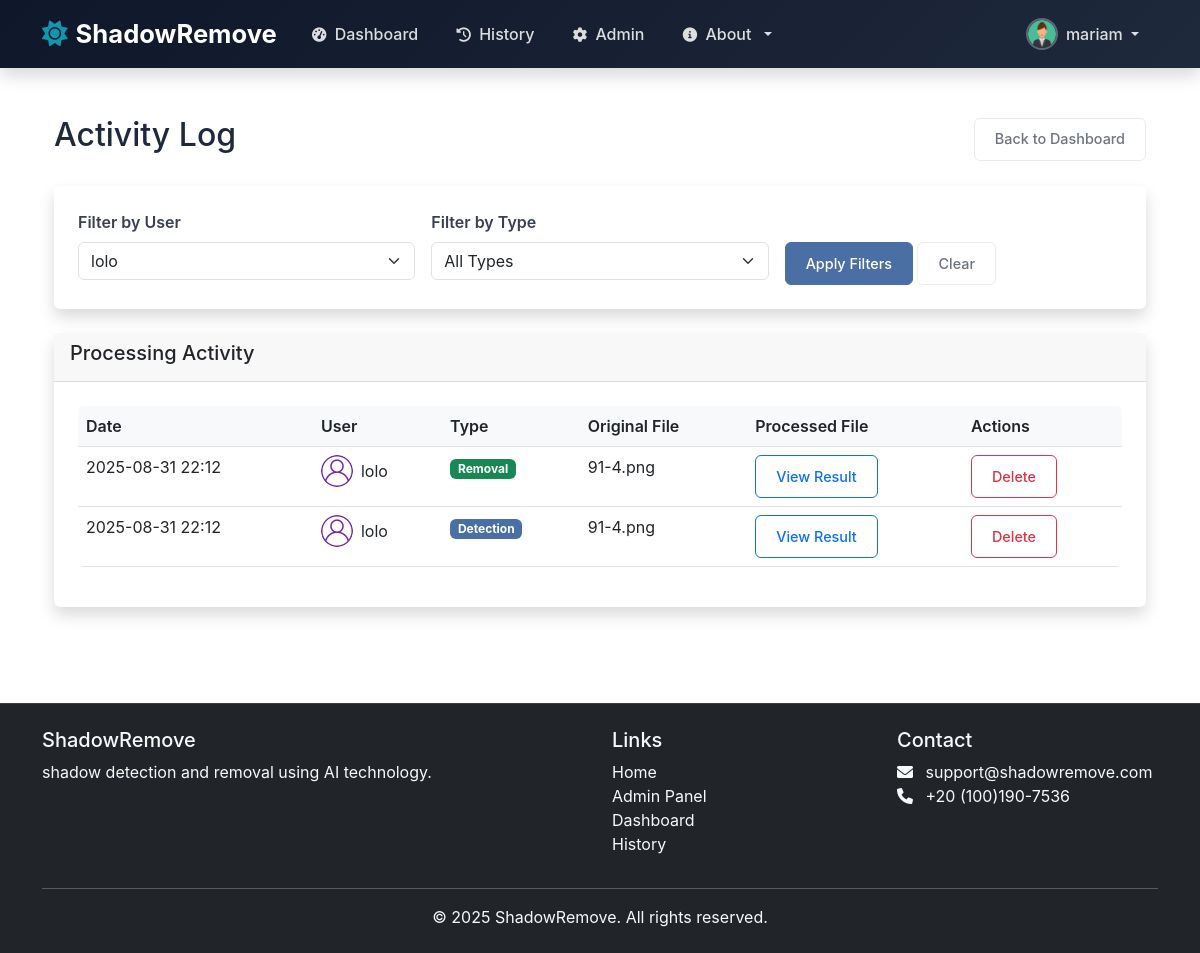
The app's page /admin/activity?user_id=2 (signed in) with its own data.
### models.py (models this page shows, shortened)
class User(UserMixin, db.Model):
    id = db.Column(db.Integer, primary_key=True)
    username = db.Column(db.String(80), unique=True, nullable=False)
    email = db.Column(db.String(120), unique=True, nullable=False)
    password_hash = db.Column(db.String(128))
    first_name = db.Column(db.String(80), nullable=True)
    last_name = db.Column(db.String(80), nullable=True)
    bio = db.Column(db.Text, nullable=True)
    avatar = db.Column(db.String(120), default='default-avatar.png')
    created_at = db.Column(db.DateTime, default=datetime.utcnow)
    updated_at = db.Column(db.DateTime, default=datetime.utcnow, onupdate=datetime.utcnow)
    is_admin = db.Column(db.Boolean, default=False)
    is_active = db.Column(db.Boolean, default=True)

class ProcessedImage(db.Model):
    id = db.Column(db.Integer, primary_key=True)
    user_id = db.Column(db.Integer, db.ForeignKey('user.id'), nullable=False)
    original_filename = db.Column(db.String(255), nullable=False)
    processed_filename = db.Column(db.String(255), nullable=False)
    process_type = db.Column(db.String(50), nullable=False)  # 'detection' or 'removal'
    created_at = db.Column(db.DateTime, default=datetime.utcnow)
    user = db.relationship('User', backref=db.backref('processed_images', lazy=True))

### admin_route.py (the view, shortened to what this page needs)
@admin_required
def admin_activity():
    page = request.args.get('page', 1, type=int)
    per_page = 20
    user_id = request.args.get('user_id', type=int)
    process_type = request.args.get('process_type')
    date_filter = request.args.get('date_filter')
    query = ProcessedImage.query
    if user_id:
        query = query.filter_by(user_id=user_id)
    if process_type and process_type != 'all':
        query = query.filter_by(process_type=process_type)
    processed_images = query.order_by(ProcessedImage.created_at.desc()).paginate(
        page=page, per_page=per_page, error_out=False
    )
    users = User.query.all()
    return render_template('admin/activity.html',
                         processed_images=processed_images,
                         users=users,
                         user_id=user_id,
                         process_type=process_type,
                         date_filter=date_filter)

### admin_route.py (called while the page is built)
def admin_required(f):
    @wraps(f)
    def decorated_function(*args, **kwargs):
        if not current_user.is_authenticated or not current_user.is_admin:
            abort(403)
        return f(*args, **kwargs)
    return decorated_function

### app.py (called while the page is built)
@login_manager.user_loader
def load_user(user_id):
    return User.query.get(int(user_id))

### templates/admin/activity.html (shortened to what this page needs)
{% extends "base.html" %}
{% block content %}
<div class="container-fluid py-4">
    <div class="d-flex justify-content-between align-items-center mb-4">
        <h1 class="h2">Activity Log</h1>
        <a href="{{ url_for('admin_dashboard') }}" class="btn btn-outline-secondary">Back to Dashboard</a>
    </div>
    <div class="card mb-4">
        <div class="card-body">
            <form method="GET" class="row g-3">
                <div class="col-md-4">
                    <label for="user_id" class="form-label">Filter by User</label>
                    <select class="form-select" id="user_id" name="user_id">
                        {% for u in users %}
                        <option value="{{ u.id }}" {% if u.id == user_id %}selected{% endif %}>
                            {{ u.username }}
                        </option>
                        {% endfor %}
                    </select>
                </div>
                <div class="col-md-4">
                    <label for="process_type" class="form-label">Filter by Type</label>
                    <select class="form-select" id="process_type" name="process_type">
                        <option value="all">All Types</option>
                    </select>
                </div>
                <div class="col-md-4">
                    <label class="form-label">&nbsp;</label>
                    <div>
                        <button type="submit" class="btn btn-primary">Apply Filters</button>
                        <a href="{{ url_for('admin_activity') }}" class="btn btn-outline-secondary">Clear</a>
                    </div>
                </div>
            </form>
        </div>
    </div>
    <div class="card">
        <div class="card-header">
            <h5 class="card-title">Processing Activity</h5>
        </div>
        <div class="card-body">
            <div class="table-responsive">
                <table class="table table-hover">
                    <thead>
                        <tr>
                            <th>Date</th>
                            <th>User</th>
                            <th>Type</th>
                            <th>Original File</th>
                            <th>Processed File</th>
                            <th>Actions</th>
                        </tr>
                    </thead>
                    <tbody>
                        {% for image in processed_images.items %}
                        <tr>
                            <td>{{ image.created_at.strftime('%Y-%m-%d %H:%M') }}</td>
                            <td>
                                <div class="d-flex align-items-center">
                                    {% if image.user.avatar and image.user.avatar != 'default-avatar.png' %}
                                        <img src="{{ url_for('static', filename='uploads/avatars/' + image.user.avatar) }}"
                                             class="rounded-circle me-2" width="32" height="32" alt="{{ image.user.username }}">
                                    {% else %}
                                        <img src="{{ url_for('static', filename='images/default-avatar.png') }}"
                                             class="rounded-circle me-2" width="32" height="32" alt="Default Avatar">
                                    {% endif %}
                                    {{ image.user.username }}
                                </div>
                            </td>
                            <td>
                                <span class="badge bg-{{ 'primary' if image.process_type == 'detection' else 'success' }}">
                                    {{ image.process_type | title }}
                                </span>
                            </td>
                            <td>{{ image.original_filename }}</td>
                            <td>
                                <a href="{{ url_for('admin_view_image', image_id=image.id) }}" target="_blank" class="btn btn-sm btn-outline-primary">
                                    View Result
                                </a>
                            </td>
                            <td>
                                <form action="{{ url_for('admin_delete_image', image_id=image.id) }}" method="POST" class="d-inline">
                                    <button type="submit" class="btn btn-sm btn-outline-danger delete-btn">
                                        Delete
                                    </button>
                                </form>
                            </td>
                        </tr>
                        {% endfor %}
                    </tbody>
                </table>
            </div>
        </div>
    </div>
</div>
{% endblock %}

### templates/base.html (shortened to what this page needs)
<!DOCTYPE html>
<html lang="en">
<head>
    <link href="https://cdn.jsdelivr.net/npm/bootstrap@5.3.0/dist/css/bootstrap.min.css" rel="stylesheet">
    <link href="https://cdnjs.cloudflare.com/ajax/libs/font-awesome/6.0.0/css/all.min.css" rel="stylesheet">
    <link href="{{ url_for('static', filename='css/profile.css') }}" rel="stylesheet">
    <link rel="stylesheet" href="{{ url_for('static', filename='css/style.css') }}">
    <link rel="stylesheet" href="{{ url_for('static', filename='css/authentication.css') }}">
</head>
<body>
    <nav class="navbar navbar-expand-lg navbar-dark bg-dark fixed-top shadow">
        <div class="container">
            <a class="navbar-brand d-flex align-items-center" href="{{ url_for('index') }}">
                <i class="fas fa-sun me-2"></i>
                <span class="fw-bold">ShadowRemove</span>
            </a>
            <div class="collapse navbar-collapse" id="navbarNav">
                <ul class="navbar-nav me-auto">
                    <li class="nav-item">
                        <a class="nav-link" href="{{ url_for('dashboard') }}">
                            <i class="fas fa-tachometer-alt me-1"></i> Dashboard
                        </a>
                    </li>
                    <li class="nav-item">
                        <a class="nav-link" href="{{ url_for('history') }}">
                            <i class="fas fa-history me-1"></i> History
                        </a>
                    </li>
                    {% if current_user.is_authenticated and current_user.is_admin %}
                    <li class="nav-item">
                        <a class="nav-link" href="{{ url_for('admin_dashboard') }}">
                            <i class="fas fa-cog me-1"></i> Admin
                        </a>
                    </li>
                    {% endif %}
                    <li class="nav-item dropdown">
                        <a class="nav-link dropdown-toggle" href="#" id="navbarDropdown" role="button" data-bs-toggle="dropdown">
                            <i class="fas fa-info-circle me-1"></i> About
                        </a>
                    </li>
                </ul>
                <ul class="navbar-nav ms-auto">
                    {% if current_user.is_authenticated %}
                    <li class="nav-item dropdown">
                        <a class="nav-link dropdown-toggle d-flex align-items-center" href="#" id="userDropdown" role="button" data-bs-toggle="dropdown">
                            {% if current_user.avatar and current_user.avatar != 'default-avatar.png' %}
                                <img src="{{ url_for('static', filename='uploads/avatars/' + current_user.avatar) }}" class="profile-picture me-2" alt="Profile Picture">
                            {% else %}
                                <img src="{{ url_for('static', filename='images/default-avatar.png') }}" class="profile-picture me-2" alt="Default Profile">
                            {% endif %}
                            <span>{{ current_user.username }}</span>
                        </a>
                    </li>
                    {% endif %}
                </ul>
            </div>
        </div>
    </nav>
    <div class="container mt-5 pt-4">
        {% block content %}{% endblock %}
    </div>
    <footer class="bg-dark text-light py-4 mt-5">
        <div class="container">
            <div class="row">
                <div class="col-md-6">
                    <h5>ShadowRemove</h5>
                    <p>shadow detection and removal using AI technology.</p>
                </div>
                <div class="col-md-3">
                    <h5>Links</h5>
                    <ul class="list-unstyled">
                        <li><a href="{{ url_for('index') }}" class="text-light">Home</a></li>
                        {% if current_user.is_authenticated and current_user.is_admin %}
                            <li><a class="dropdown-item" href="{{ url_for('admin_dashboard') }}">Admin Panel</a></li>
                        {% endif %}
                        <li><a href="{{ url_for('dashboard') }}" class="text-light">Dashboard</a></li>
                        <li><a href="{{ url_for('history') }}" class="text-light">History</a></li>
                    </ul>
                </div>
                <div class="col-md-3">
                    <h5>Contact</h5>
                    <ul class="list-unstyled">
                        <li><i class="fas fa-envelope me-2"></i> support@shadowremove.com</li>
                        <li><i class="fas fa-phone me-2"></i> +20 (100)190-7536</li>
                    </ul>
                </div>
            </div>
            <hr class="bg-light">
            <div class="text-center">
                <p class="mb-0">&copy; 2025 ShadowRemove. All rights reserved.</p>
            </div>
        </div>
    </footer>
</body>
</html>

### static/css/profile.css (style rules this page uses)
:root { --primary-color: #2c3e50; --secondary-color: #34495e; --accent-color: #3498db; --light-color: #f8f9fa; --dark-color: #2c3e50; --success-color: #27ae60; --warning-color: #f39c12; --danger-color: #e74c3c; --border-color: #e9ecef; --text-muted: #6c757d; --border-radius: 6px; --box-shadow: 0 2px 10px rgba(0, 0, 0, 0.05); --transition: all 0.2s ease; }
.card { border: 1px solid var(--border-color); border-radius: var(--border-radius); box-shadow: var(--box-shadow); margin-bottom: 1.5rem; }
.card-body { padding: 1.5rem; }
.btn { border-radius: var(--border-radius); padding: 0.6rem 1.25rem; font-weight: 600; transition: var(--transition); font-size: 0.9rem; }
.btn-primary { background-color: var(--primary-color); border-color: var(--primary-color); }
.btn-outline-secondary { border: 1px solid var(--border-color); color: var(--text-muted); }

### static/css/style.css (style rules this page uses)
.navbar-brand { font-size: 1.5rem; }
.navbar-nav .nav-link { font-weight: 500; transition: color 0.3s ease; }
body { padding-top: 20px; min-height: 100vh; display: flex; flex-direction: column; }
.container.mt-5.pt-4 { flex: 1; }
footer { margin-top: auto; }
footer a { text-decoration: none; transition: color 0.3s ease; }
.card { border: none; box-shadow: 0 0.5rem 1rem rgba(0, 0, 0, 0.15); transition: transform 0.3s ease, box-shadow 0.3s ease; }
.card-header { border-bottom: 1px solid rgba(0, 0, 0, 0.125); }
.btn { border-radius: 0.375rem; font-weight: 500; transition: all 0.3s ease; }
.table { border-radius: 0.375rem; overflow: hidden; }
.table th { border-top: none; font-weight: 600; background-color: #f8f9fa; }
.badge { font-size: 0.75rem; padding: 0.35em 0.65em; }
:root { --primary-color: #4a6fa5; --secondary-color: #166088; --accent-color: #4cb1a7; --light-color: #f8f9fa; --dark-color: #343a40; --success-color: #28a745; --danger-color: #dc3545; }
.bg-primary { background-color: var(--primary-color) !important; }
.btn-primary { background-color: var(--primary-color); border-color: var(--primary-color); }
:root { --primary: #1a2d7a; --secondary: #1f113a; --dark: #1d2a3a; --light: #f8f9fa; --gray: #6c757d; }
body { font-family: 'Inter', sans-serif; color: var(--dark); overflow-x: hidden; }

### static/css/authentication.css (style rules this page uses)
.form-label { font-weight: 600; color: #374151; margin-bottom: 0.5rem; }

### templates/base.html (style rules this page uses)
:root { --primary: #0c255c; --primary-dark: #0c1f53; --secondary: #361969; --accent: #0e97af; --dark: #1e293b; --light: #f8fafc; --gray: #78889e; --gray-light: #dfe3e9; --white: #ffffff; --navbar-dark: #0f172a; }
body { font-family: 'Inter', sans-serif; color: var(--dark); background-color: var(--white); overflow-x: hidden; }
.navbar { background: linear-gradient(135deg, var(--navbar-dark) 0%, var(--dark) 100%) !important; box-shadow: 0 4px 18px rgba(0, 0, 0, 0.15); padding: 0.6rem 0; transition: all 0.3s ease; }
.navbar-brand { font-size: 1.6rem; font-weight: 700; color: var(--white) !important; }
.navbar-brand i { color: var(--accent); transition: all 0.3s ease; }
.navbar-nav .nav-link { font-weight: 500; transition: all 0.3s ease; color: rgba(255, 255, 255, 0.85) !important; padding: 0.5rem 1rem !important; margin: 0 0.2rem; border-radius: 6px; }
.navbar-nav .nav-link i { margin-right: 0.4rem; font-size: 0.9rem; }
.profile-picture { width: 32px; height: 32px; border-radius: 50%; object-fit: cover; border: 2px solid rgba(255, 255, 255, 0.3); transition: all 0.3s ease; }
.dropdown-toggle::after { margin-left: 0.5rem; }
footer { background: linear-gradient(135deg, var(--navbar-dark) 0%, var(--dark极) 100%) !important; border-top: 1px solid rgba(255, 255, 255, 0.1); }
footer a { text-decoration: none; transition: color 0.3s ease; }

### records on screen
User: avatar (picture), username "mariam"
ProcessedImage: created_at "2025-08-31 22:12", user.username "lolo", process_type "Removal", original_filename "91-4.png"
ProcessedImage: created_at "2025-08-31 22:12", user.username "lolo", process_type "Detection", original_filename "91-4.png"

### other values on screen
form field user_id "lolo"
